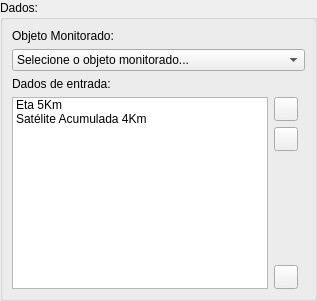
          <widget class="QWidget" name="analysisRiskPage">
           <layout class="QHBoxLayout">
            <property name="spacing">
             <number>6</number>
            </property>
            <property name="margin">
             <number>0</number>
            </property>
            <item>
             <widget class="QGroupBox" name="groupBox_18">
              <property name="sizePolicy">
               <sizepolicy hsizetype="Preferred" vsizetype="Preferred">
                <horstretch>0</horstretch>
                <verstretch>0</verstretch>
               </sizepolicy>
              </property>
              <property name="title">
               <string>Dados: </string>
              </property>
              <layout class="QGridLayout">
               <item row="0" column="0">
                <widget class="QLabel" name="label_26">
                 <property name="text">
                  <string>Objeto Monitorado:</string>
                 </property>
                </widget>
               </item>
               <item row="1" column="0" colspan="2">
                <widget class="QComboBox" name="analysisRiskCmb">
                 <property name="sizePolicy">
                  <sizepolicy hsizetype="Expanding" vsizetype="Fixed">
                   <horstretch>0</horstretch>
                   <verstretch>0</verstretch>
                  </sizepolicy>
                 </property>
                 <item>
                  <property name="text">
                   <string>Selecione o objeto monitorado...</string>
                  </property>
                 </item>
                 <item>
                  <property name="text">
                   <string>Plano de Risco IPT Cubatão</string>
                  </property>
                  <property name="icon">
                   <iconset resource="icons.qrc">
                    <normaloff>:/data/icons/risco.png</normaloff>:/data/icons/risco.png</iconset>
                  </property>
                 </item>
                 <item>
                  <property name="text">
                   <string>Plano de Risco PETROBRAS</string>
                  </property>
                  <property name="icon">
                   <iconset resource="icons.qrc">
                    <normaloff>:/data/icons/risco.png</normaloff>:/data/icons/risco.png</iconset>
                  </property>
                 </item>
                </widget>
               </item>
               <item row="2" column="0">
                <widget class="QLabel" name="label_27">
                 <property name="text">
                  <string>Dados de entrada:</string>
                 </property>
                </widget>
               </item>
               <item row="3" column="0" rowspan="4">
                <widget class="QListWidget" name="analysisGridListWidget">
                 <property name="sizePolicy">
                  <sizepolicy hsizetype="Expanding" vsizetype="Expanding">
                   <horstretch>1</horstretch>
                   <verstretch>0</verstretch>
                  </sizepolicy>
                 </property>
                 <item>
                  <property name="text">
                   <string>Eta 5Km</string>
                  </property>
                  <property name="icon">
                   <iconset resource="icons.qrc">
                    <normaloff>:/data/icons/grid.png</normaloff>:/data/icons/grid.png</iconset>
                  </property>
                 </item>
                 <item>
                  <property name="text">
                   <string>Satélite Acumulada 4Km</string>
                  </property>
                  <property name="icon">
                   <iconset resource="icons.qrc">
                    <normaloff>:/data/icons/grid.png</normaloff>:/data/icons/grid.png</iconset>
                  </property>
                 </item>
                </widget>
               </item>
               <item row="3" column="1">
                <widget class="QPushButton" name="analysisRiskAddGridBtn">
                 <property name="minimumSize">
                  <size>
                   <width>24</width>
                   <height>24</height>
                  </size>
                 </property>
                 <property name="maximumSize">
                  <size>
                   <width>24</width>
                   <height>24</height>
                  </size>
                 </property>
                 <property name="toolTip">
                  <string>&lt;html&gt;&lt;head&gt;&lt;meta name=&quot;qrichtext&quot; content=&quot;1&quot; /&gt;&lt;style type=&quot;text/css&quot;&gt;
p, li { white-space: pre-wrap; }
&lt;/style&gt;&lt;/head&gt;&lt;body style=&quot; font-family:'MS Shell Dlg 2'; font-size:8.25pt; font-weight:400; font-style:normal;&quot;&gt;
&lt;p style=&quot; margin-top:0px; margin-bottom:0px; margin-left:0px; margin-right:0px; -qt-block-indent:0; text-indent:0px; font-size:8pt;&quot;&gt;Adicionar grade&lt;/p&gt;&lt;/body&gt;&lt;/html&gt;</string>
                 </property>
                 <property name="text">
                  <string/>
                 </property>
                 <property name="icon">
                  <iconset resource="../../admin/ui/icons.qrc">
                   <normaloff>:/global/icons/add.png</normaloff>:/global/icons/add.png</iconset>
                 </property>
                </widget>
               </item>
               <item row="4" column="1">
                <widget class="QPushButton" name="analysisRiskRemoveGridBtn">
                 <property name="minimumSize">
                  <size>
                   <width>24</width>
                   <height>24</height>
                  </size>
                 </property>
                 <property name="maximumSize">
                  <size>
                   <width>24</width>
                   <height>24</height>
                  </size>
                 </property>
                 <property name="toolTip">
                  <string>&lt;html&gt;&lt;head&gt;&lt;meta name=&quot;qrichtext&quot; content=&quot;1&quot; /&gt;&lt;style type=&quot;text/css&quot;&gt;
p, li { white-space: pre-wrap; }
&lt;/style&gt;&lt;/head&gt;&lt;body style=&quot; font-family:'MS Shell Dlg 2'; font-size:8.25pt; font-weight:400; font-style:normal;&quot;&gt;
&lt;p style=&quot; margin-top:0px; margin-bottom:0px; margin-left:0px; margin-right:0px; -qt-block-indent:0; text-indent:0px; font-size:8pt;&quot;&gt;Remover grade&lt;/p&gt;&lt;/body&gt;&lt;/html&gt;</string>
                 </property>
                 <property name="text">
                  <string/>
                 </property>
                 <property name="icon">
                  <iconset resource="../../admin/ui/icons.qrc">
                   <normaloff>:/global/icons/remove.png</normaloff>:/global/icons/remove.png</iconset>
                 </property>
                </widget>
               </item>
               <item row="5" column="1">
                <spacer>
                 <property name="orientation">
                  <enum>Qt::Vertical</enum>
                 </property>
                 <property name="sizeHint" stdset="0">
                  <size>
                   <width>31</width>
                   <height>31</height>
                  </size>
                 </property>
                </spacer>
               </item>
               <item row="6" column="1">
                <widget class="QToolButton" name="analysisCrossBtn">
                 <property name="minimumSize">
                  <size>
                   <width>24</width>
                   <height>24</height>
                  </size>
                 </property>
                 <property name="maximumSize">
                  <size>
                   <width>24</width>
                   <height>24</height>
                  </size>
                 </property>
                 <property name="toolTip">
                  <string>&lt;html&gt;&lt;head&gt;&lt;meta name=&quot;qrichtext&quot; content=&quot;1&quot; /&gt;&lt;style type=&quot;text/css&quot;&gt;
p, li { white-space: pre-wrap; }
&lt;/style&gt;&lt;/head&gt;&lt;body style=&quot; font-family:'MS Shell Dlg 2'; font-size:8.25pt; font-weight:400; font-style:normal;&quot;&gt;
&lt;p style=&quot; margin-top:0px; margin-bottom:0px; margin-left:0px; margin-right:0px; -qt-block-indent:0; text-indent:0px;&quot;&gt;Adicionar cruzamento&lt;/p&gt;&lt;/body&gt;&lt;/html&gt;</string>
                 </property>
                 <property name="text">
                  <string/>
                 </property>
                 <property name="icon">
                  <iconset resource="icons.qrc">
                   <normaloff>:/data/icons/analicruzada.png</normaloff>:/data/icons/analicruzada.png</iconset>
                 </property>
                </widget>
               </item>
              </layout>
             </widget>
            </item>
           </layout>
          </widget>
